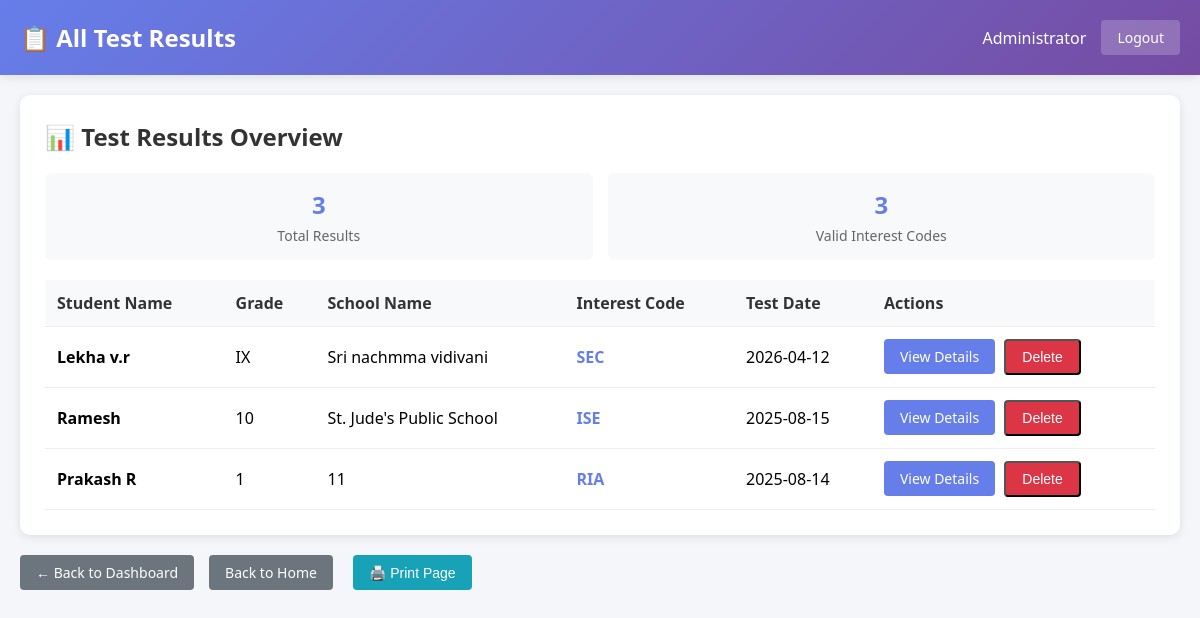
The app's page /admin/results (signed in) with its own data.
### tables this page shows
CREATE TABLE test_results (
            id INTEGER PRIMARY KEY AUTOINCREMENT,
            student_id INTEGER,
            r_score INTEGER DEFAULT 0,
            i_score INTEGER DEFAULT 0,
            a_score INTEGER DEFAULT 0,
            s_score INTEGER DEFAULT 0,
            e_score INTEGER DEFAULT 0,
            c_score INTEGER DEFAULT 0,
            dominant_type TEXT,
            created_at TIMESTAMP DEFAULT CURRENT_TIMESTAMP,
            FOREIGN KEY (student_id) REFERENCES students (id)
        );

CREATE TABLE students (
            id INTEGER PRIMARY KEY AUTOINCREMENT,
            name TEXT NOT NULL,
            grade TEXT NOT NULL,
            school_name TEXT NOT NULL,
            address TEXT NOT NULL,
            fathers_name TEXT NOT NULL,
            fathers_phone TEXT NOT NULL,
            mothers_name TEXT NOT NULL,
            mothers_phone TEXT NOT NULL,
            created_at TIMESTAMP DEFAULT CURRENT_TIMESTAMP
        );

### app.py (the view)
@app.route('/admin/results')
@admin_required
def admin_results():
    conn = sqlite3.connect('riasec.db')
    cursor = conn.cursor()
    cursor.execute('''
        SELECT s.id, s.name, s.grade, s.school_name, tr.dominant_type, tr.created_at
        FROM students s
        JOIN test_results tr ON s.id = tr.student_id
        ORDER BY tr.created_at DESC
    ''')
    results = cursor.fetchall()
    conn.close()
    processed_results = []
    for result in results:
        processed_results.append((
            result[0],  # id
            result[1],  # name
            result[2],  # grade
            result[3],  # school_name
            str(result[4]) if result[4] is not None else '',  # dominant_type
            result[5]   # created_at
        ))
    return render_template('admin_results.html', results=processed_results)

### app.py (called while the page is built)
def admin_required(f):
    @wraps(f)
    def decorated_function(*args, **kwargs):
        if 'admin_logged_in' not in session:
            flash('Please login as admin to access this page.', 'error')
            return redirect(url_for('admin_login'))
        return f(*args, **kwargs)
    return decorated_function

### templates/admin_results.html (shortened to what this page needs)
<!DOCTYPE html>
<html>
<head>
</head>
<body>
    <div class="header">
        <div class="header-content">
            <h1>📋 All Test Results</h1>
            <div class="user-info">
                <span>Administrator</span>
                <a href="{{ url_for('admin_logout') }}" class="logout-btn">Logout</a>
            </div>
        </div>
    </div>
    <div class="container">
        <div class="results-section">
            <div class="section-header">
                <h2>📊 Test Results Overview</h2>
            </div>
            {% if results %}
                <div class="stats-summary">
                    <div class="stat-item">
                        <div class="number">{{ results|length }}</div>
                        <div class="label">Total Results</div>
                    </div>
                    <div class="stat-item">
                        <div class="number">{{ results|selectattr('4', 'ne', '')|list|length }}</div>
                        <div class="label">Valid Interest Codes</div>
                    </div>
                </div>
                <table class="results-table">
                    <thead>
                        <tr>
                            <th>Student Name</th>
                            <th>Grade</th>
                            <th>School Name</th>
                            <th>Interest Code</th>
                            <th>Test Date</th>
                            <th>Actions</th>
                        </tr>
                    </thead>
                    <tbody>
                        {% for result in results %}
                        <tr>
                            <td><strong>{{ result[1] }}</strong></td>
                            <td>{{ result[2] }}</td>
                            <td>{{ result[3] }}</td>
                            <td class="interest-code">{{ result[4] if result[4] else 'N/A' }}</td>
                            <td>{{ result[5][:10] if result[5] else 'N/A' }}</td>
                            <td>
                                <a href="{{ url_for('admin_student_detail', student_id=result[0]) }}" class="btn">View Details</a>
                                <button onclick="confirmDelete({{ result[0] }}, '{{ result[1] }}')" class="btn btn-danger">Delete</button>
                            </td>
                        </tr>
                        {% endfor %}
                    </tbody>
                </table>
            {% else %}
                <div class="no-results">
                    No test results available yet.
                </div>
            {% endif %}
        </div>
        <div class="actions">
            <a href="{{ url_for('admin_dashboard') }}" class="btn btn-secondary">← Back to Dashboard</a>
            <a href="{{ url_for('index') }}" class="btn btn-secondary">Back to Home</a>
            <button onclick="printPage()" class="print-btn">🖨️ Print Page</button>
        </div>
    </div>
</body>
</html>

### templates/admin_results.html (style rules this page uses)
body { font-family: "Segoe UI", Tahoma, sans-serif; background: #f4f6f9; margin: 0; padding: 0; }
.header { background: linear-gradient(135deg, #667eea 0%, #764ba2 100%); color: white; padding: 20px; box-shadow: 0 2px 10px rgba(0,0,0,0.1); }
.header-content { max-width: 1200px; margin: 0 auto; display: flex; justify-content: space-between; align-items: center; }
.header h1 { margin: 0; font-size: 24px; }
.header .user-info { display: flex; align-items: center; gap: 15px; }
.logout-btn { background: rgba(255,255,255,0.2); color: white; border: none; padding: 8px 16px; border-radius: 4px; cursor: pointer; text-decoration: none; font-size: 14px; }
.container { max-width: 1200px; margin: 0 auto; padding: 20px; }
.results-section { background: white; padding: 25px; border-radius: 10px; box-shadow: 0 2px 10px rgba(0,0,0,0.1); }
.section-header { display: flex; justify-content: space-between; align-items: center; margin-bottom: 20px; }
.section-header h2 { margin: 0; color: #333; }
.results-table { width: 100%; border-collapse: collapse; margin-top: 20px; }
.results-table th, .results-table td { padding: 12px; text-align: left; border-bottom: 1px solid #eee; }
.results-table th { background: #f8f9fa; font-weight: 600; color: #333; }
.btn { padding: 8px 16px; background: #667eea; color: white; text-decoration: none; border-radius: 4px; font-size: 14px; transition: background 0.3s; }
.btn-secondary { background: #6c757d; }
.btn-danger { background: #dc3545; margin-left: 5px; }
.actions { margin-top: 20px; display: flex; gap: 15px; flex-wrap: wrap; }
.interest-code { font-weight: bold; color: #667eea; }
.stats-summary { display: grid; grid-template-columns: repeat(auto-fit, minmax(200px, 1fr)); gap: 15px; margin-bottom: 20px; }
.stat-item { background: #f8f9fa; padding: 15px; border-radius: 6px; text-align: center; }
.stat-item .number { font-size: 24px; font-weight: bold; color: #667eea; }
.stat-item .label { color: #666; font-size: 14px; margin-top: 5px; }
.print-btn { background: #17a2b8; color: white; border: none; padding: 8px 16px; border-radius: 4px; cursor: pointer; font-size: 14px; margin-left: 5px; }

### records on screen
test_results: name "Lekha v.r", grade "IX", school_name "Sri nachmma vidivani", dominant_type "SEC", created_at "2026-04-12"
test_results: name "Ramesh", grade "10", school_name "St. Jude's Public School", dominant_type "ISE", created_at "2025-08-15"
test_results: name "Prakash R", grade "1", school_name "11", dominant_type "RIA", created_at "2025-08-14"

### other values on screen
{{ results|length }} "3"
{{ results|selectattr('4', 'ne', '')|list|length }} "3"
